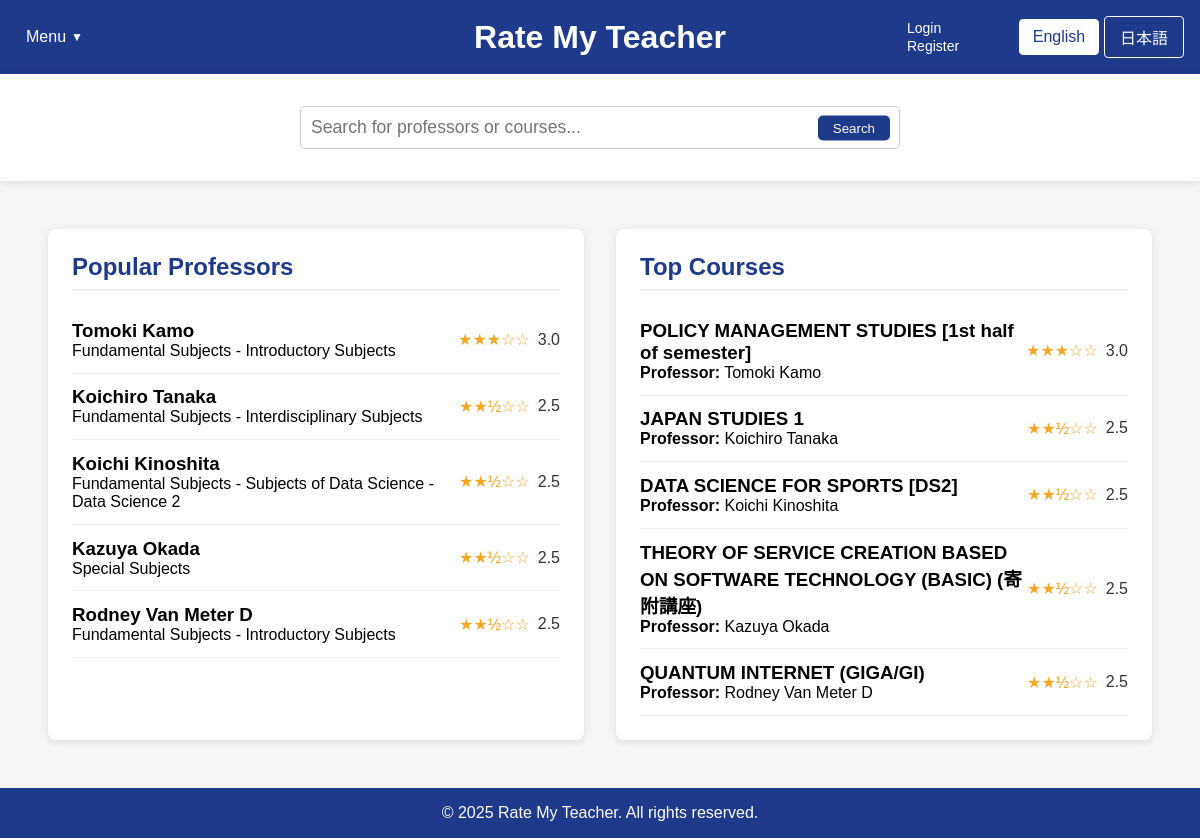
Page /home_fallback.php on the earlier database version.
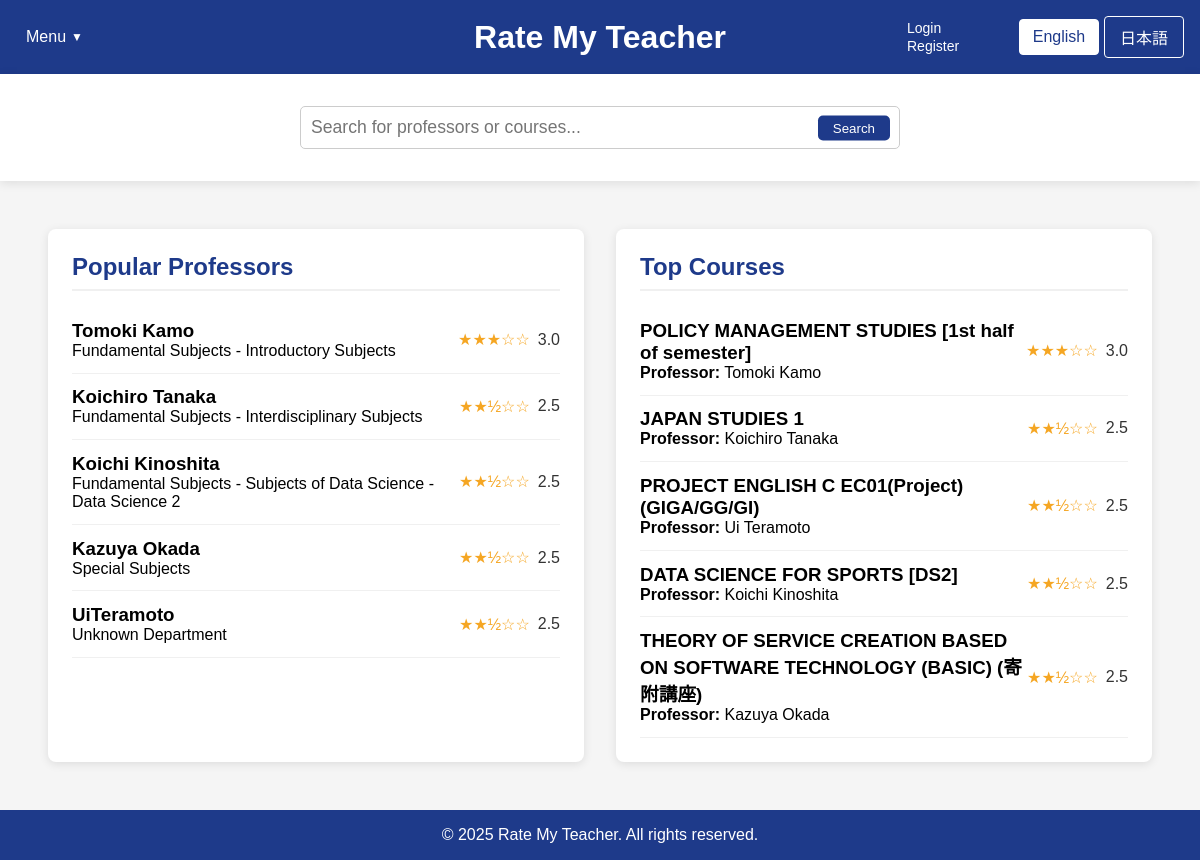
Same page on the later database version.
### tables this page shows
CREATE TABLE professors (
        id INTEGER PRIMARY KEY AUTOINCREMENT,
        name TEXT NOT NULL,
        department TEXT,
        bio TEXT,
        avg_content_quality REAL DEFAULT 0,
        avg_difficulty REAL DEFAULT 0,
        overall_rating REAL DEFAULT 0,
        review_count INTEGER DEFAULT 0
    );

CREATE TABLE courses (
        id INTEGER PRIMARY KEY AUTOINCREMENT,
        name TEXT NOT NULL,
        course_code TEXT,
        description TEXT,
        professor_id INTEGER,
        semester TEXT,
        avg_content_quality REAL DEFAULT 0,
        avg_difficulty REAL DEFAULT 0,
        overall_rating REAL DEFAULT 0,
        review_count INTEGER DEFAULT 0,
        FOREIGN KEY (professor_id) REFERENCES professors(id) ON DELETE SET NULL
    );

### home_fallback.php (the view, shortened to what the changed rows need)
<?php
$isLoggedIn = isset($_SESSION["loggedin"]) && $_SESSION["loggedin"] === true;
require_once 'config.php';
function getTopProfessors($limit = 5) {
    global $conn;
    $professors = [];
    try {
        $ratingCount = 0;
        $ratingCheckResult = $conn->query("SELECT COUNT(*) as count FROM ratings");
        if ($ratingCheckResult) {
            $ratingCountRow = $ratingCheckResult->fetchArray(SQLITE3_ASSOC);
            $ratingCount = $ratingCountRow['count'];
        }
        if ($ratingCount > 0) {
            $hasProfRatingColumns = false;
            $columnsResult = $conn->query("PRAGMA table_info(professors)");
            while ($col = $columnsResult->fetchArray(SQLITE3_ASSOC)) {
                if ($col['name'] === 'avg_content_quality' || $col['name'] === 'overall_rating') {
                    $hasProfRatingColumns = true;
                    break;
                }
            }
            if ($hasProfRatingColumns) {
                $stmt = $conn->prepare("
                    SELECT id, name, department,
                           COALESCE(overall_rating, (avg_content_quality + avg_difficulty) / 2) as avg_rating,
                           COALESCE(avg_content_quality, 0) as avg_content_quality,
                           COALESCE(avg_difficulty, 0) as avg_difficulty,
                           COALESCE(review_count, 0) as review_count
                    FROM professors
                    WHERE COALESCE(review_count, 0) > 0
                    ORDER BY avg_rating DESC, review_count DESC
                    LIMIT :limit
                ");
            }
            $stmt->bindValue(':limit', $limit, SQLITE3_INTEGER);
            $result = $stmt->execute();
            while ($row = $result->fetchArray(SQLITE3_ASSOC)) {
                if (isset($row['avg_rating']) && $row['avg_rating'] !== null) {
                    $row['avg_rating'] = number_format((float)$row['avg_rating'], 1);
                } else {
                    $row['avg_rating'] = "N/A";
                }
                $professors[] = $row;
            }
        }
    } catch (Exception $e) {
        error_log("Error fetching top professors: " . $e->getMessage());
    }
    return $professors;
}
function getTopCourses($limit = 5) {
    global $conn;
    $courses = [];
    try {
        $ratingCount = 0;
        $ratingCheckResult = $conn->query("SELECT COUNT(*) as count FROM ratings");
        if ($ratingCheckResult) {
            $ratingCountRow = $ratingCheckResult->fetchArray(SQLITE3_ASSOC);
            $ratingCount = $ratingCountRow['count'];
        }
        if ($ratingCount > 0) {
            $hasCourseRatingColumns = false;
            $columnsResult = $conn->query("PRAGMA table_info(courses)");
            while ($col = $columnsResult->fetchArray(SQLITE3_ASSOC)) {
                if ($col['name'] === 'avg_content_quality') {
                    $hasCourseRatingColumns = true;
                    break;
                }
            }
            if ($hasCourseRatingColumns) {
                $stmt = $conn->prepare("
                    SELECT c.id, c.name as course_name, c.course_code,
                        COALESCE(c.avg_content_quality, 0) as avg_content_quality,
                        COALESCE(c.avg_difficulty, 0) as avg_difficulty,
                        (COALESCE(c.avg_content_quality, 0) + (5 - COALESCE(c.avg_difficulty, 0))) / 2 as avg_rating,
                        COALESCE(c.review_count, 0) as review_count,
                        p.name as professor_name
                    FROM courses c
                    LEFT JOIN professors p ON c.professor_id = p.id
                    WHERE COALESCE(c.review_count, 0) > 0
                    ORDER BY avg_rating DESC, review_count DESC
                    LIMIT :limit
                ");
            }
            $stmt->bindValue(':limit', $limit, SQLITE3_INTEGER);
            $result = $stmt->execute();
            while ($row = $result->fetchArray(SQLITE3_ASSOC)) {
                if (isset($row['avg_rating']) && $row['avg_rating'] !== null) {
                    $row['avg_rating'] = number_format((float)$row['avg_rating'], 1);
                } else {
                    $row['avg_rating'] = "N/A";
                }
                $courses[] = $row;
            }
        }
    } catch (Exception $e) {
        error_log("Error fetching top courses: " . $e->getMessage());
    }
    return $courses;
}
$topProfessors = getTopProfessors(5);
$topCourses = getTopCourses(5);
?>
<!DOCTYPE html>
<html lang="en">
<head>
    <link rel="stylesheet" href="css/style.css">
</head>
<body>
    <div class="container">
        <header>
                    <?php
                    $currentLang = isset($_COOKIE['language']) && $_COOKIE['language'] == 'ja' ? 'ja' : 'en';
                    ?>
            <div class="header-center">
                <div class="logo">
                    <h1><a href="home.php" style="color: white; text-decoration: none;"><?php echo $currentLang == 'ja' ? 'Rate My Teacher' : 'Rate My Teacher'; ?></a></h1>
                </div>
            </div>
        </header>
        <main style="flex: 1; display: flex; padding: 2rem;">
            <div id="popular-professors" class="content-box" style="flex: 1; background-color: white; margin: 1rem; padding: 1.5rem; border-radius: 8px; box-shadow: 0 2px 10px rgba(0,0,0,0.1);">
                <h2><?php echo $currentLang == 'ja' ? '人気の教授' : 'Popular Professors'; ?></h2>
                <div class="professor-list">
                    <?php foreach ($topProfessors as $professor): ?>
                    <a href="professor_page_template.php?name=<?php echo urlencode(str_replace(' ', '',$professor['name'])); ?>&lang=<?php echo $currentLang; ?>" style="text-decoration: none; color: inherit;">
                        <div class="professor-item" data-id="<?php echo $isLoggedIn ? $professor['id'] : 'login-required'; ?>">
                            <div>
                                <h3><?php echo htmlspecialchars($professor['name']); ?></h3>
                                <p><?php echo htmlspecialchars($professor['department'] ?? 'Unknown Department'); ?></p>
                            </div>
                            <div class="rating">
                                <?php
                                if ($professor['avg_rating'] !== 'N/A' && $professor['avg_rating'] > 0) {
                                    $fullStars = floor($professor['avg_rating']);
                                    $hasHalfStar = $professor['avg_rating'] - $fullStars >= 0.5;
                                    echo str_repeat('★', $fullStars);
                                    echo $hasHalfStar ? '½' : '';
                                    echo str_repeat('☆', 5 - $fullStars - ($hasHalfStar ? 1 : 0));
                                    echo ' <span>' . $professor['avg_rating'] . '</span>';
                                } else {
                                    echo '☆☆☆☆☆ <span>No ratings</span>';
                                }
                                ?>
                            </div>
                        </div>
                    </a>
                    <?php endforeach; ?>
                </div>
            </div>
            <div id="top-courses" class="content-box" style="flex: 1; background-color: white; margin: 1rem; padding: 1.5rem; border-radius: 8px; box-shadow: 0 2px 10px rgba(0,0,0,0.1);">
                <h2><?php echo $currentLang == 'ja' ? '人気のコース' : 'Top Courses'; ?></h2>
                <div class="course-list">
                    <?php foreach ($topCourses as $course): ?>
                    <a href="course.php?course=<?php echo urlencode($course['course_name'] ?? $course['name']); ?>&professor=<?php echo urlencode($course['professor_name'] ?? ''); ?>&lang=<?php echo $currentLang; ?>" style="text-decoration: none; color: inherit;">
                        <div class="course-item" data-id="<?php echo $isLoggedIn ? $course['id'] : 'login-required'; ?>">
                            <div>
                                <h3><?php echo htmlspecialchars($course['course_name'] ?? $course['name']); ?></h3>
                                <p><strong>Professor:</strong> <?php echo htmlspecialchars($course['professor_name'] ?? 'Unknown Professor'); ?></p>
                            </div>
                            <div class="rating">
                                <?php
                                if ($course['avg_rating'] !== 'N/A' && $course['avg_rating'] > 0) {
                                    $fullStars = floor($course['avg_rating']);
                                    $hasHalfStar = $course['avg_rating'] - $fullStars >= 0.5;
                                    echo str_repeat('★', $fullStars);
                                    echo $hasHalfStar ? '½' : '';
                                    echo str_repeat('☆', 5 - $fullStars - ($hasHalfStar ? 1 : 0));
                                    echo ' <span>' . $course['avg_rating'] . '</span>';
                                } else {
                                    echo '☆☆☆☆☆ <span>No ratings</span>';
                                }
                                ?>
                            </div>
                        </div>
                    </a>
                    <?php endforeach; ?>
                </div>
            </div>
        </main>
    </div>
</body>
</html>

Differences in the rows shown:
no longer on this page (row unchanged): professors: name "Rodney Van Meter D", department "Fundamental Subjects - Introductory Subjects", fullStars "★★", shows "½", hasHalfStar "☆☆", avg_rating "2.5"
no longer on this page (row unchanged): courses: name "QUANTUM INTERNET (GIGA/GI)", professor.name "Rodney Van Meter D", fullStars "★★", shows "½", hasHalfStar "☆☆", avg_rating "2.5"
added professors: name "UiTeramoto", department "Unknown Department", fullStars "★★", shows "½", hasHalfStar "☆☆", avg_rating "2.5"
now on this page (row edited): courses: name "PROJECT ENGLISH C EC01(Project)(GIGA/GG/GI)", professor.name "Ui Teramoto", fullStars "★★", shows "½", hasHalfStar "☆☆", avg_rating "2.5"
